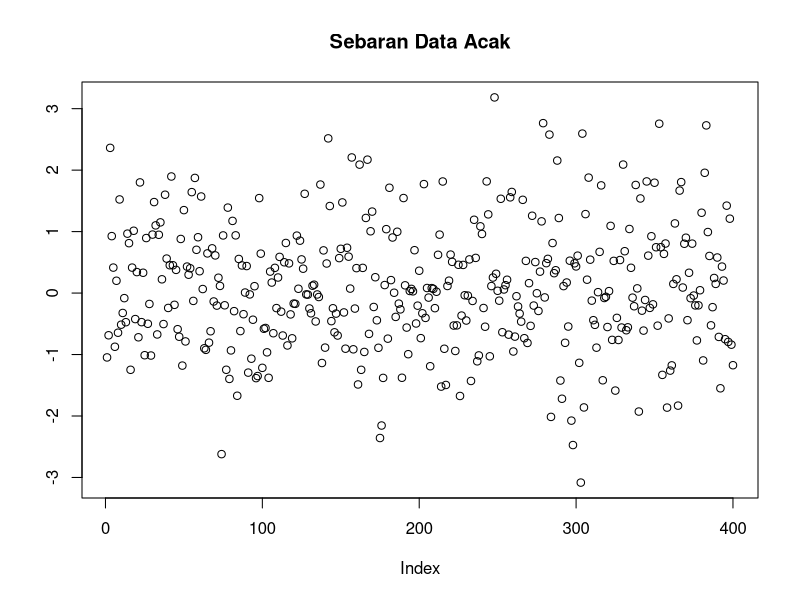
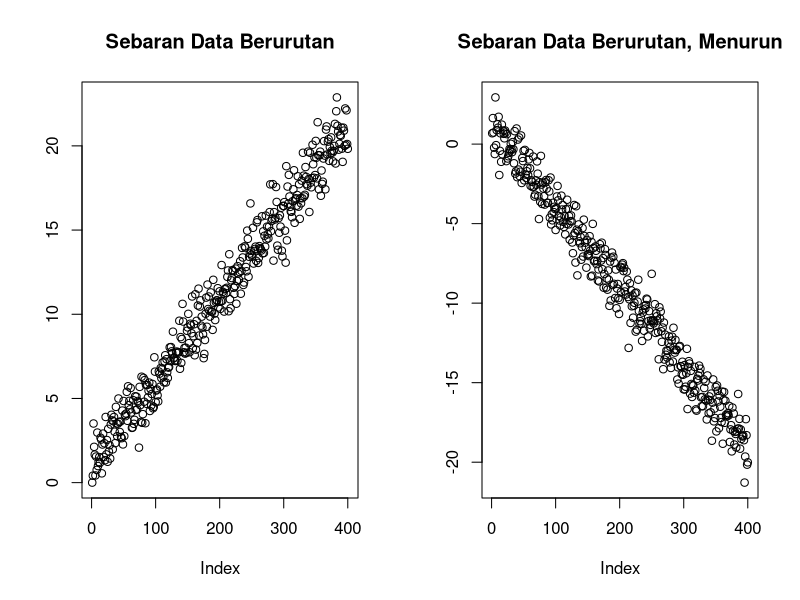
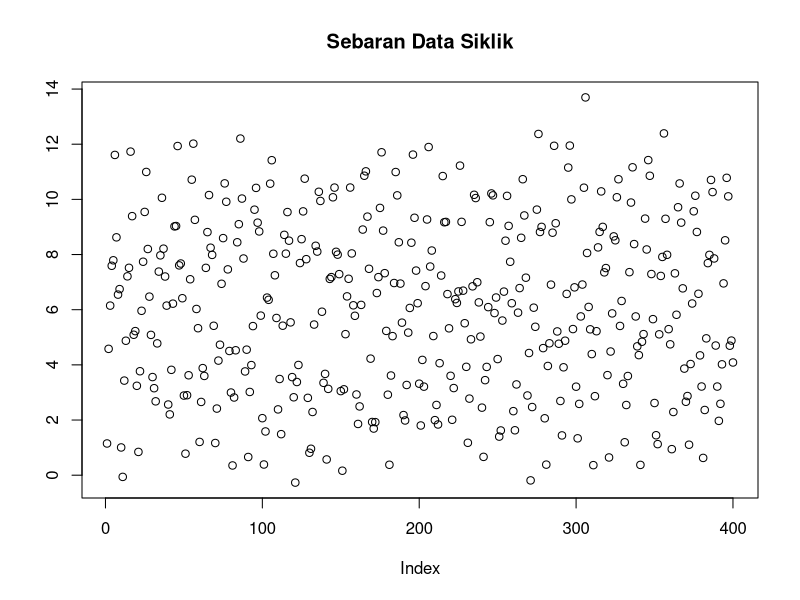

The R script that drew these images, in order:
## ---- chunk 1
set.seed(430)

randompop <-  rnorm(400)
plot(randompop, main = "Sebaran Data Acak", ylab = "")
## ---- chunk 2
set.seed(459)

indexes <- runif(1,1,10) |> round() |> seq(400,10)
indexes
## ---- chunk 3
library(dplyr)

samp <- randompop[indexes] 
samp |> knitr::kable()
mean(samp)
## ---- chunk 4
matrix(randompop, 10, byrow=F) |> t() |> knitr::kable()
## ---- chunk 5
matrix(randompop, 10, byrow=F) |> t() |> colMeans() |> var()
## ---- chunk 6
(1-40/400)*var(randompop)/40
## ---- chunk 7
set.seed(430)

orderpop <- 1+0.05*seq(1,400)+rnorm(400)
orderpop2 <- 1-0.05*seq(1,400)+rnorm(400)

par(mfrow=(c(1,2)))
plot(orderpop, main = "Sebaran Data Berurutan", ylab = "")
plot(orderpop2, main = "Sebaran Data Berurutan, Menurun", ylab = "")
## ---- chunk 8
set.seed(459)

indexes <- runif(1,1,10) |> round() |> seq(400,10)
indexes
## ---- chunk 9
library(dplyr)

samp <- orderpop[indexes] 
samp |> knitr::kable()
mean(samp)
## ---- chunk 10
matrix(orderpop, 10, byrow=F) |> t() |> knitr::kable()
## ---- chunk 11
matrix(orderpop, 10, byrow=F) |> t() |> colMeans() |> var()
## ---- chunk 12
(1-40/400)*var(orderpop)/40
## ---- chunk 13
par(mfrow = c(1,1))
cycle <- c(1,3,5,7,9,11, 9, 7, 5,3)
cyclicalpop <- rep(cycle,40)+rnorm(400)

plot(cyclicalpop, ylab = " ", main = "Sebaran Data Siklik")
## ---- chunk 14
set.seed(459)

indexes <- runif(1,1,10) |> round() |> seq(400,10)
indexes
## ---- chunk 15
library(dplyr)

samp <- cyclicalpop[indexes] 
samp |> knitr::kable()
mean(samp)
## ---- chunk 16
matrix(cyclicalpop, 10, byrow=F) |> t() |> knitr::kable()
## ---- chunk 17
matrix(cyclicalpop, 10, byrow=F) |> t() |> colMeans() |> var()
## ---- chunk 18
(1-40/400)*var(orderpop)/40
